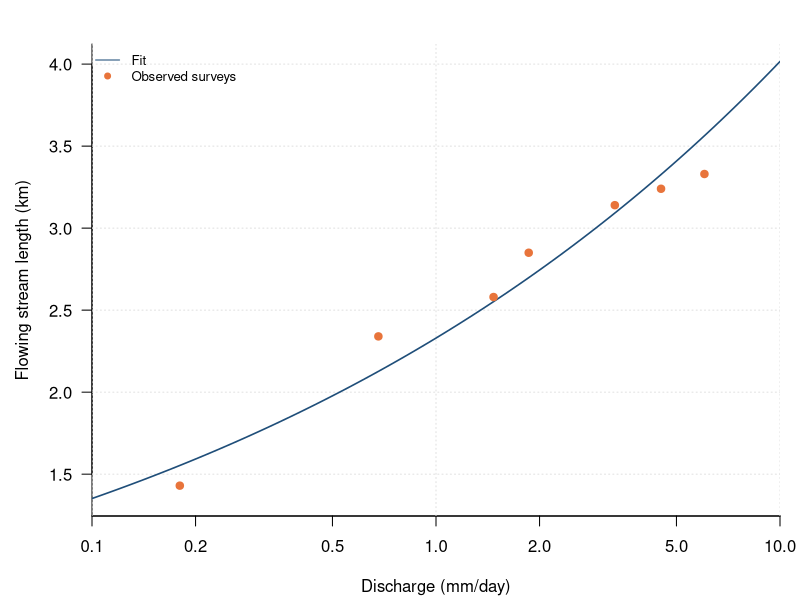

Source code (R):
# Stream length vs discharge (expansion and contraction of the network)
# Chapter 4 draft; data supplied by the chapter author (figs/fig12.csv)
# Run: Rscript stream_length_discharge.R  ->  figure_r.png (base R, no packages needed)

a <- read.csv("fig12.csv", stringsAsFactors = FALSE)

png("figure_r.png", width = 1050, height = 750, res = 150)
par(mfrow = c(1, 1), mar = c(4.2, 4.6, 2.2, 1), las = 1)
plot(NA, xlim = range(c(a[a$record_type == "fit", ]$discharge_mm_per_d, a[a$record_type == "observation", ]$discharge_mm_per_d), na.rm = TRUE), ylim = range(c(a[a$record_type == "fit", ]$stream_length_fit_km, a[a$record_type == "observation", ]$stream_length_obs_km), na.rm = TRUE), log = "x", xlab = "Discharge (mm/day)", ylab = "Flowing stream length (km)", bty = "l", xaxs = "i")
grid(col = "grey88")
lines(a[a$record_type == "fit", ]$discharge_mm_per_d, a[a$record_type == "fit", ]$stream_length_fit_km, col = "#1f4e79", lwd = 1.6, lty = 1)
points(a[a$record_type == "observation", ]$discharge_mm_per_d, a[a$record_type == "observation", ]$stream_length_obs_km, col = "#e8743b", pch = 19, cex = 1.0)
legend("topleft", legend = c("Fit", "Observed surveys"), col = c("#1f4e79", "#e8743b"), lty = c(1, 0), pch = c(NA, 19), bty = "n", cex = 0.8)

invisible(dev.off())
